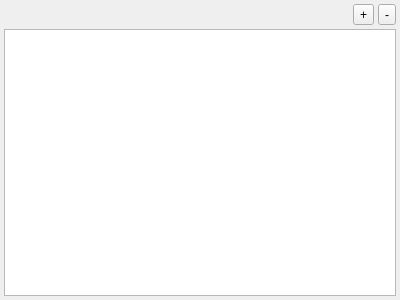
<?xml version="1.0" encoding="UTF-8"?>
<ui version="4.0">
 <class>AssetBrowser</class>
 <widget class="QDockWidget" name="AssetBrowser">
  <property name="geometry">
   <rect>
    <x>0</x>
    <y>0</y>
    <width>400</width>
    <height>300</height>
   </rect>
  </property>
  <property name="features">
   <set>QDockWidget::AllDockWidgetFeatures</set>
  </property>
  <property name="windowTitle">
   <string>Asset Browser</string>
  </property>
  <widget class="QWidget" name="dockWidgetContents">
   <layout class="QVBoxLayout" name="verticalLayout">
    <property name="spacing">
     <number>4</number>
    </property>
    <property name="leftMargin">
     <number>4</number>
    </property>
    <property name="topMargin">
     <number>4</number>
    </property>
    <property name="rightMargin">
     <number>4</number>
    </property>
    <property name="bottomMargin">
     <number>4</number>
    </property>
    <item>
     <layout class="QHBoxLayout" name="horizontalLayout">
      <item>
       <spacer name="horizontalSpacer">
        <property name="orientation">
         <enum>Qt::Horizontal</enum>
        </property>
        <property name="sizeHint" stdset="0">
         <size>
          <width>40</width>
          <height>20</height>
         </size>
        </property>
       </spacer>
      </item>
      <item>
       <widget class="QToolButton" name="toolButton">
        <property name="text">
         <string>+</string>
        </property>
       </widget>
      </item>
      <item>
       <widget class="QToolButton" name="toolButton_2">
        <property name="text">
         <string>-</string>
        </property>
       </widget>
      </item>
     </layout>
    </item>
    <item>
     <widget class="QTreeView" name="treeView"/>
    </item>
   </layout>
  </widget>
 </widget>
 <resources/>
 <connections/>
</ui>
